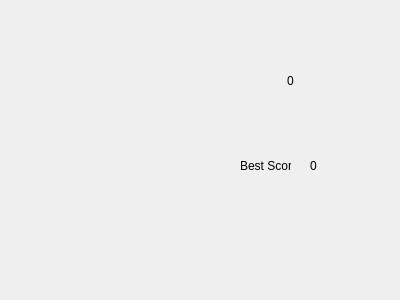
<?xml version="1.0" encoding="UTF-8"?>
<ui version="4.0">
 <class>secwindow</class>
 <widget class="QDialog" name="secwindow">
  <property name="geometry">
   <rect>
    <x>0</x>
    <y>0</y>
    <width>400</width>
    <height>300</height>
   </rect>
  </property>
  <property name="windowTitle">
   <string>Dialog</string>
  </property>
  <widget class="QLabel" name="label">
   <property name="geometry">
    <rect>
     <x>250</x>
     <y>60</y>
     <width>81</width>
     <height>41</height>
    </rect>
   </property>
   <property name="text">
    <string>0</string>
   </property>
   <property name="alignment">
    <set>Qt::AlignCenter</set>
   </property>
  </widget>
  <widget class="QLabel" name="label_2">
   <property name="geometry">
    <rect>
     <x>240</x>
     <y>140</y>
     <width>51</width>
     <height>51</height>
    </rect>
   </property>
   <property name="text">
    <string>Best Score:</string>
   </property>
  </widget>
  <widget class="QLabel" name="label_3">
   <property name="geometry">
    <rect>
     <x>310</x>
     <y>160</y>
     <width>47</width>
     <height>12</height>
    </rect>
   </property>
   <property name="text">
    <string>0</string>
   </property>
  </widget>
 </widget>
 <resources/>
 <connections/>
</ui>
